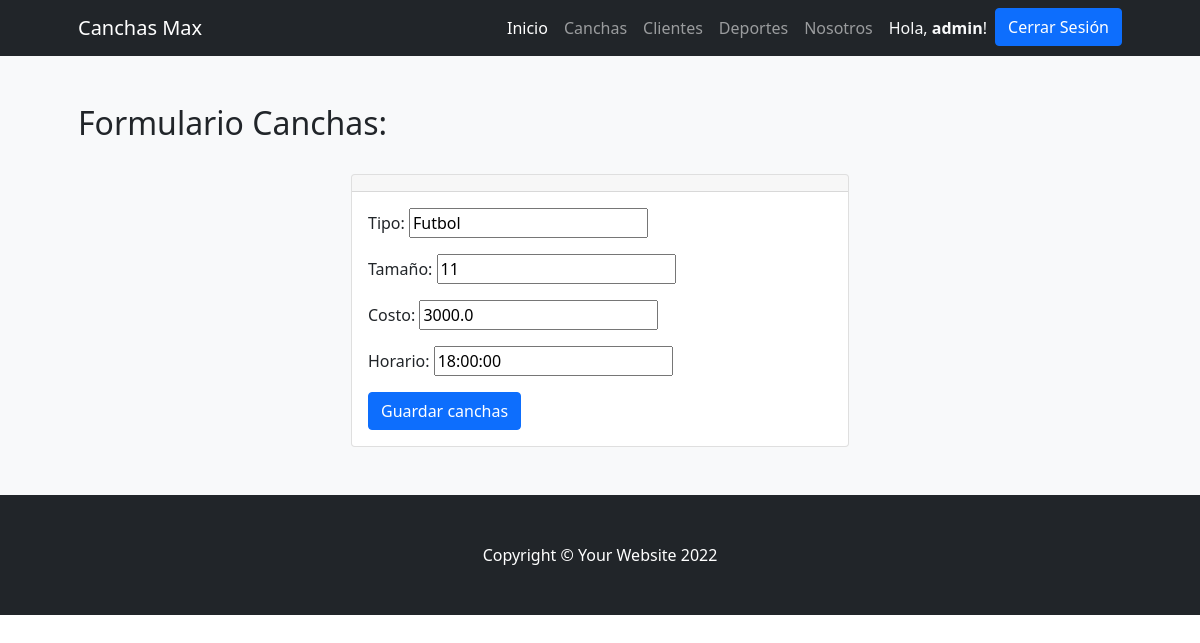
The app's page /entregableapp/editar_cancha/7 (signed in) with its own data.
### Entregable1App/models.py (models this page shows)
class Cancha(models.Model):
    tipo= models.CharField(max_length=20)
    tamaño = models.IntegerField()
    costo = models.FloatField()
    horario = models.TimeField()

### Entregable1App/views.py (the view, shortened to what this page needs)
# urls.py: path('editar_cancha/<cancha_id>', editar_cancha, name="editar_cancha"),
def editar_cancha(request,cancha_id):
    cancha = Cancha.objects.get(id=cancha_id)
    formulario = CanchasFormulario(initial={"tipo":cancha.tipo, "tamaño":cancha.tamaño, "costo": cancha.costo, "horario":cancha.horario})
    return render(request,"Entregable1App/formulario_canchas.html",{"form":formulario})

### Entregable1App/forms.py
class CanchasFormulario(forms.Form):
    tipo= forms.CharField(max_length=20)
    tamaño = forms.IntegerField()
    costo = forms.FloatField()
    horario = forms.TimeField()

### Entregable1App/templates/Entregable1App/formulario_canchas.html (shortened to what this page needs)
{% extends 'Entregable1App/base.html' %}
{% block contenidopagina %}
<section class="bg-light py-5">
    <div class="container px-5">
        <h2>Formulario Canchas:</h2>
        <br>
        <div class="row gx-5 justify-content-center">
            <div class="col-lg-6">
                <div class="card">
                    <div class="card-header text-center">
                    </div>
                    <div class="card-body">
                        <form action="" method="post">
                            {{ form.as_p }}
                            <input type="submit" class="btn btn-primary" value="Guardar canchas">
                        </form>
                    </div>
                </div>
            </div>
        </div>
    </div>
</section>
{% endblock %}

### Entregable1App/templates/Entregable1App/base.html (shortened to what this page needs)
{% load static %}
<!DOCTYPE html>
<html lang="es">
    <head>
        <link rel="stylesheet" href="https://cdn.jsdelivr.net/npm/bootstrap-icons@1.8.3/font/bootstrap-icons.css">
        <link href="{% static 'css/styles.css' %}" rel="stylesheet" />
    </head>
    <body>
        <nav class="navbar navbar-expand-lg navbar-dark bg-dark">
            <div class="container px-5">
                <a class="navbar-brand" href="{% url 'inicio' %}">Canchas Max</a>
                <div class="collapse navbar-collapse" id="navbarSupportedContent">
                    <ul class="navbar-nav ms-auto mb-2 mb-lg-0">
                        <li class="nav-item"><a class="nav-link active" aria-current="page" href="{% url 'inicio' %}">Inicio</a></li>
                        <li class="nav-item"><a class="nav-link" href="{% url 'canchas' %}">Canchas</a></li>
                        <li class="nav-item"><a class="nav-link" href="{% url 'clientes' %}">Clientes</a></li>
                        <li class="nav-item"><a class="nav-link" href="{% url 'deportes' %}">Deportes</a></li>
                        <li class="nav-item"><a class="nav-link" href="{% url 'acercade' %}">Nosotros</a></li>
                    {% if user.is_authenticated %}
                        <li class="nav-item"><p class="text-light my-2 mx-2">  Hola, <b>{{user.username}}</b>!</p></li>
                        <li class="nav-item"><a class="btn btn-primary" href="{% url 'logout' %}">Cerrar Sesión</a></li>
                    {% else %}
                        <li class="nav-item"><a class="btn btn-primary mx-2" href="{% url 'login' %}">Iniciar Sesión</a></li>
                        <li class="nav-item"><a class="btn btn-outline-primary" href="{% url 'register' %}">Registrarse</a></li>
                    {% endif %}
                    </ul>
                </div>
            </div>
        </nav>
        {% block contenidopagina %}
        {% endblock %}
        <footer class="py-5 bg-dark">
            <div class="container px-5"><p class="m-0 text-center text-white">Copyright &copy; Your Website 2022</p></div>
        </footer>
    </body>
</html>

### records on screen
Cancha: tipo "Futbol", tamaño "11", costo "3000.0", horario "18:00:00"

### other values on screen
{{ user.username }} "admin"
